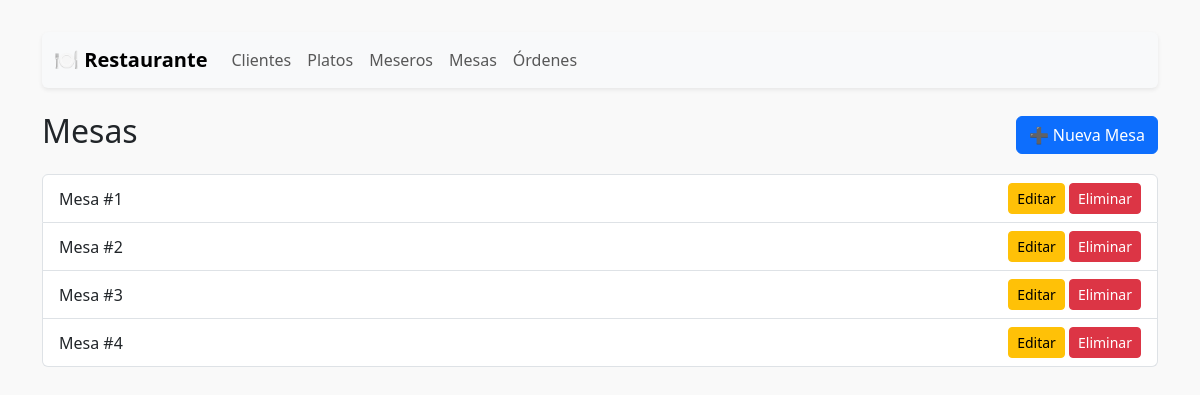
The app's page /mesas/ with its own data.
### restaurante/models/mesa.py (models this page shows, shortened)
class Mesa(models.Model):
    numero = models.PositiveIntegerField(unique=True)

### restaurante/views/mesa_view.py (the view)
# urls.py: path('mesas/', mesa_view.mesa_list, name='mesa_list'),
def mesa_list(request):
    mesas = Mesa.objects.all()
    return render(request, 'restaurante/mesa/list.html', {'mesas': mesas})

### restaurante/templates/restaurante/mesa/list.html
{% extends 'restaurante/base.html' %}
{% block content %}
  <div class="d-flex justify-content-between align-items-center mb-3">
    <h2>Mesas</h2>
    <a href="{% url 'mesa_create' %}" class="btn btn-primary">➕ Nueva Mesa</a>
  </div>
  <ul class="list-group">
    {% for mesa in mesas %}
      <li class="list-group-item d-flex justify-content-between align-items-center">
        Mesa #{{ mesa.numero }}
        <div>
          <a href="{% url 'mesa_update' mesa.pk %}" class="btn btn-sm btn-warning">Editar</a>
          <a href="{% url 'mesa_delete' mesa.pk %}" class="btn btn-sm btn-danger">Eliminar</a>
        </div>
      </li>
    {% empty %}
      <li class="list-group-item">No hay mesas registradas.</li>
    {% endfor %}
  </ul>
{% endblock %}

### restaurante/templates/restaurante/base.html (style rules this page uses)
body { padding-top: 2rem; background-color: #f9f9f9; }

### records on screen
Mesa: numero "1"
Mesa: numero "2"
Mesa: numero "3"
Mesa: numero "4"
